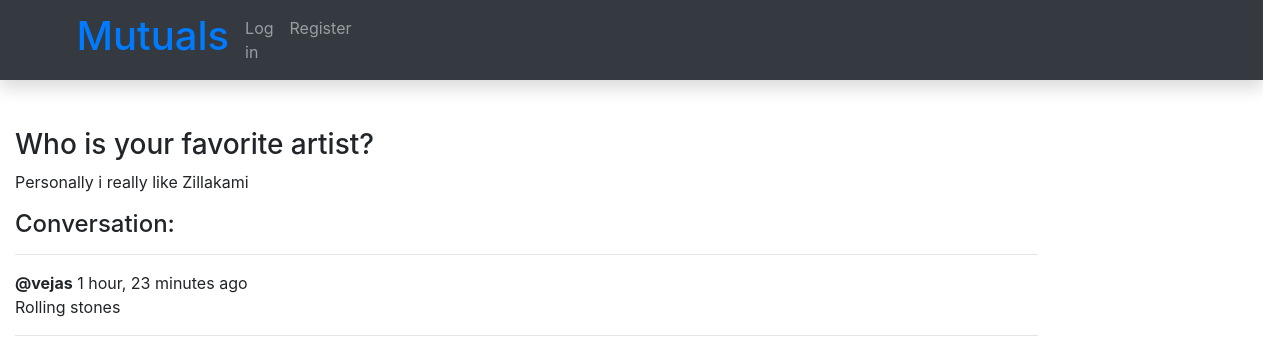
The app's page /t/1/ with its own data.
### library/models.py (models this page shows, shortened)
class Post(models.Model):
    post_name = models.CharField('Post name', max_length=100)
    description = HTMLField()
    updated = models.DateTimeField(auto_now=True)
    created = models.DateTimeField(auto_now_add=True)
    interest_tag = models.ManyToManyField(Interest, related_name='interest_tag')
    post_host = models.ForeignKey(User, on_delete=models.SET_NULL, null=True)
    class Meta:
        ordering = ['-updated', 'created']

class Comment(models.Model):
    user = models.ForeignKey(User, on_delete=models.CASCADE)
    post = models.ForeignKey(Post, on_delete=models.CASCADE)
    body = models.TextField()
    updated = models.DateTimeField(auto_now=True)
    created = models.DateTimeField(auto_now_add=True)
    class Meta:
        ordering = ['-updated', 'created']

### library/views.py (the view, shortened to what this page needs)
# urls.py: path('t/<str:pk>/', views.topic, name="topic"),
def topic(request, pk):
    post = Post.objects.get(id=pk)
    comment = post.comment_set.all().order_by('created')
    context = {
        'post': post,
        'comment': comment
    }
    return render(request, 'library/topic.html', context)

### library/templates/library/topic.html (shortened to what this page needs)
{% extends 'main.html' %}
{% block content %}
<h3>{{post.post_name}}</h3>
<p>{{post.description}}</p>
<div class="comment-frapper">
        <h4>Conversation:</h4>
        <hr>
        {% for a in comment %}
                <div>
                        <a><strong>@{{a.user}}</strong> {{a.created|timesince}} ago </a>
                        <br>
                        <a>{{a.body}}</a>
                        <hr>
                </div>
        {% endfor %}
</div>
{% endblock %}

### records on screen
Post: post_name "Who is your favorite artist?", description "Personally i really like Zillakami"
Comment: user "vejas", created "1 hour, 23 minutes", body "Rolling stones"
